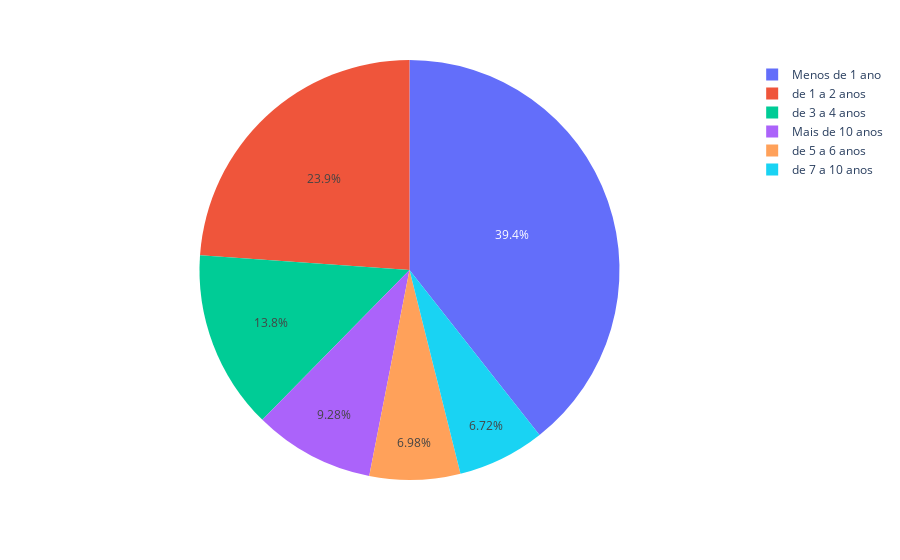

The code cell stored with this chart in its notebook:
### Code cell
df_aux = df_empregados[df_empregados['experiencia_previa'] == 'Sim']
px.pie(df_aux, 'experiencia_antes_dados')

### Figure 1 — Plotly figure (JSON) as saved in the notebook; plotly's stock layout.template omitted (floating-point values rounded to 4 significant figures; data arrays with more than 128 entries replaced by an {"elided": "..."} marker saying what was removed)
{"data": [{"domain": {"x": [0, 1], "y": [0, 1]}, "hovertemplate": "experiencia_antes_dados=%{label}<extra></extra>", "labels": {"elided": "1562 str values"}, "legendgroup": "", "name": "", "showlegend": true, "type": "pie"}], "layout": {"legend": {"tracegroupgap": 0}, "margin": {"t": 60}}}
